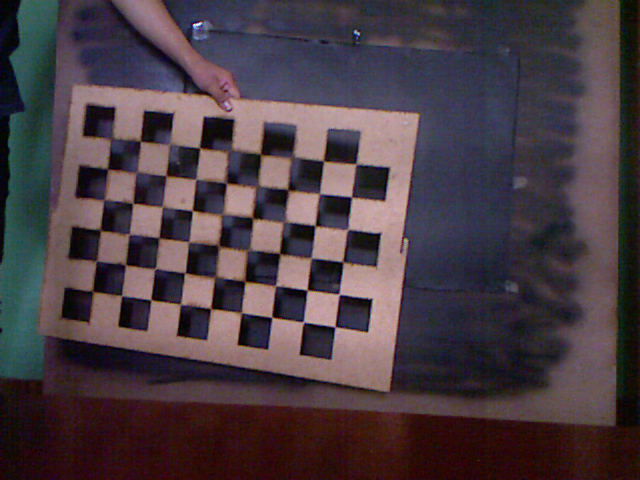
#> input picture src/test/errorProyeccionNuevaCam/images/rgb/image1.png, 640 x 480 px; its folder holds 4 pictures in this run
$ python errorProyeccionDepth2Thermal.py
#> lines starting #> are read from the running program, lines starting #| are printed output that depends on the picture; after the words box and inside, x2 and y2 are one past the last pixel; in counts of white or black regions, pixels touching at a corner belong together; long printed decimals are rounded; pictures that were not available may be replaced by others from this repository, and a replacement may not be noted
import matplotlib.pyplot as plt
import numpy as np
import cv2
from numpy.core.fromnumeric import _partition_dispatcher


def emultaedThermalImage(rgbImage):
    height, width = rgbImage.shape[:2]
    crop_img = rgbImage[100:height-100, 100:width-100]
    newImage = cv2.resize(
            crop_img, (int(width), int(height)), cv2.INTER_CUBIC)
    return newImage

def thermalToDepthImage(thermalImage):
    homographyThermalToRgb = np.array([
        [0.6871734366457675, 0.0014052801781046797, 99.59110485776192],
        [-0.00029236439381231206, 0.5845205173606985, 99.72055327863976],
        [-2.6274689270337406e-06, 4.4380963401159094e-06, 1.0]
    ])
    homographyRgbToDepth = np.array([
        [1.1264347327871989, -0.020191966907453385, -22.833704680474998],
        [0.012794018479444707, 1.0970015658849894, -37.00759031921894],
        [5.961239148951807e-05, -5.700641962301782e-05, 1.0]
    ])

    imageDst = cv2.warpPerspective(thermalImage,
                                   homographyThermalToRgb, thermalImage.shape[::-1][1:3])
    imageDst = cv2.warpPerspective(imageDst,
                                   homographyRgbToDepth, imageDst.shape[::-1][1:3])
    return imageDst


def findChessCorners(imageSrc, imageDst):
    patternDimensionsSrc = [7, 6]
    criteria = (cv2.TERM_CRITERIA_EPS +
                cv2.TERM_CRITERIA_MAX_ITER, 30, 0.001)
    corners2ImageSrc = []
    corners2ImageDst = []

    grayImageSrc = cv2.cvtColor(
        imageSrc, cv2.COLOR_BGR2GRAY)
    grayImageDst = cv2.cvtColor(
        imageDst, cv2.COLOR_BGR2GRAY)

    retImageSrc, cornersImageSrc = cv2.findChessboardCorners(
        grayImageSrc, (patternDimensionsSrc[1], patternDimensionsSrc[0]), cv2.CALIB_CB_NORMALIZE_IMAGE + cv2.CALIB_CB_ADAPTIVE_THRESH  + cv2.CALIB_CB_FILTER_QUADS)

    patternDimensionsDst = [9, 6]
    retImageDst, cornersImageDst = cv2.findChessboardCorners(
        grayImageDst, (patternDimensionsDst[1], patternDimensionsDst[0]), cv2.CALIB_CB_NORMALIZE_IMAGE + cv2.CALIB_CB_ADAPTIVE_THRESH  + cv2.CALIB_CB_FILTER_QUADS)

    if retImageSrc and retImageDst:
        corners2ImageSrc = cv2.cornerSubPix(
            grayImageSrc, cornersImageSrc, (11, 11), (-1, -1), criteria)
        corners2ImageDst = cv2.cornerSubPix(
            grayImageDst, cornersImageDst, (11, 11), (-1, -1), criteria)


    grayImageSrc = cv2.cvtColor(
        grayImageSrc, cv2.COLOR_GRAY2BGR)
    imageDraw1 = cv2.drawChessboardCorners(
        grayImageSrc, (patternDimensionsSrc[1], patternDimensionsSrc[0]),
        corners2ImageSrc, retImageSrc)

    newCornersSrc = corners2ImageSrc
    newCornersDst = corners2ImageDst[:-12]

    #patternDimensionsDst = [7,6]
    grayImageDst = cv2.cvtColor(
        grayImageDst, cv2.COLOR_GRAY2BGR)
    #imageDraw2 = cv2.drawChessboardCorners(
    #    grayImageDst, (patternDimensionsDst[1], patternDimensionsDst[0]),
    #    newCornersDst, retImageDst)

    for i in newCornersDst:
        x, y = i.ravel()
        cv2.circle(grayImageDst, (x, y), 3, (0, 0, 255), -1)
    for i in newCornersSrc:
        x, y = i.ravel()
        cv2.circle(grayImageDst, (x, y), 3, (50, 200, 50), -1)

    #cv2.imshow('imageDraw1', imageDraw1)
    #cv2.imshow('imageDraw2', grayImageDst)
    #cv2.waitKey(0)

    return (newCornersSrc, newCornersDst)


def startFindCorners(imagesSrc, imagesDst):
    pointsSrc = []
    pointsDst = []
    for which in range(len(imagesDst)):
        imageSrc = cv2.imread(imagesSrc[which])
#> imageSrc is the input picture: shape (480, 640, 3); mean B, G, R 67.3, 60.7, 73.7
        thermalImage = emultaedThermalImage(imageSrc)
#> in emultaedThermalImage, `crop_img = rgbImage[100:height-100, 100:width-100]`:
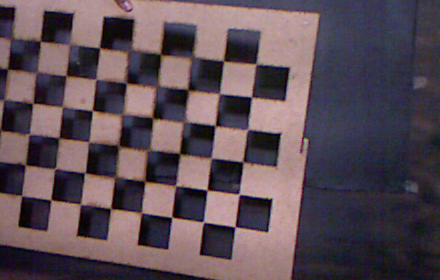
#> crop_img: shape (280, 440, 3); mean B, G, R 85.5, 77.5, 92.5
#> in emultaedThermalImage, `newImage = cv2.resize( crop_img, (int(width), int(height)), cv2.INTER_..`:
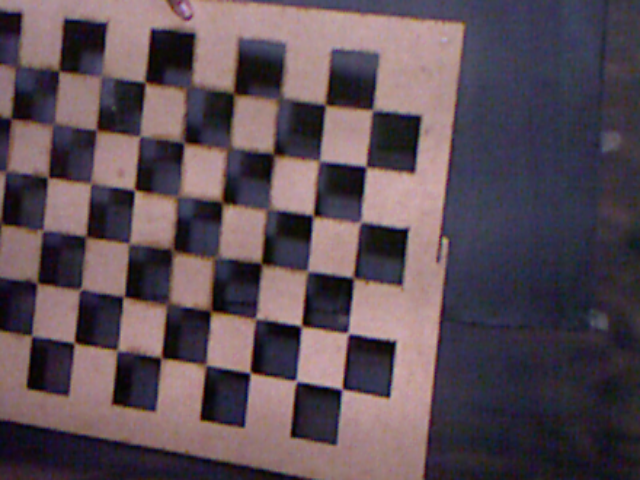
#> newImage: shape (480, 640, 3); mean B, G, R 85.4, 77.3, 92.4
        newImage = thermalToDepthImage(thermalImage)
#> in thermalToDepthImage, `imageDst = cv2.warpPerspective(imageDst, homographyRgbToDepth, imageDs..`:
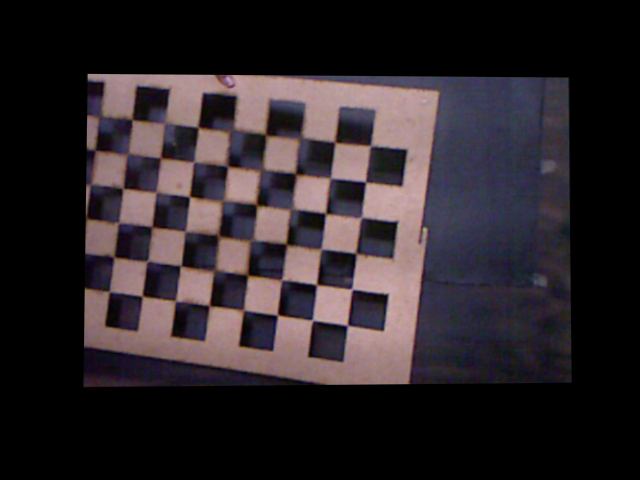
#> imageDst: shape (480, 640, 3); mean B, G, R 41.7, 37.8, 45.1
        imageDst = cv2.imread(imagesDst[which])

        psrc, pdst = findChessCorners(newImage, imageDst)
#> in findChessCorners, `retImageSrc, cornersImageSrc = cv2.findChessboardCorners( grayImageSrc..`: retImageSrc = True; cornersImageSrc = 42 rows, first 8: [142.1, 296.1], [147.3, 261.4], [152.1, 226], [156, 193], [160.7, 157.1], [164.5, 123.5], [175.6, 300.9], [180.8, 265.8]
#> in findChessCorners, `retImageDst, cornersImageDst = cv2.findChessboardCorners( grayImageDst..`: retImageDst = True; cornersImageDst = 54 rows, first 8: [92.19, 290.4], [96.51, 260.9], [100.8, 230.5], [103.9, 199.8], [107.1, 168.8], [112, 138.5], [121.6, 295.9], [125.5, 264.8]
#> in findChessCorners, `corners2ImageSrc = cv2.cornerSubPix( grayImageSrc, cornersImageSrc, (1..`: corners2ImageSrc = 42 rows, first 8: [142.2, 296.2], [147.5, 261.2], [152, 226.9], [156.4, 192.1], [160.6, 158.1], [165.6, 122.9], [175.5, 301.3], [180.8, 265.9]
#> in findChessCorners, `corners2ImageDst = cv2.cornerSubPix( grayImageDst, cornersImageDst, (1..`: corners2ImageDst = 54 rows, first 8: [92.67, 291.5], [96.59, 261], [100.3, 230.1], [104.1, 200.1], [107.6, 169], [111.9, 138.3], [121.6, 295.7], [125.5, 264.7]
#> in findChessCorners, `imageDraw1 = cv2.drawChessboardCorners( grayImageSrc, (patternDimensio..`:
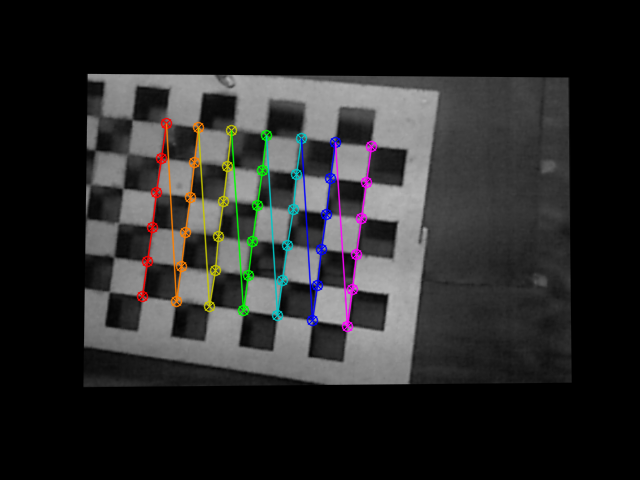
#> imageDraw1: shape (480, 640, 3); mean B, G, R 40.8, 41, 41.2
#> in findChessCorners, `newCornersSrc = corners2ImageSrc`: newCornersSrc has the same summary as corners2ImageSrc
#> in findChessCorners, `newCornersDst = corners2ImageDst[:-12]`: newCornersDst = 42 rows, first 8: [92.67, 291.5], [96.59, 261], [100.3, 230.1], [104.1, 200.1], [107.6, 169], [111.9, 138.3], [121.6, 295.7], [125.5, 264.7]
#> the loop in findChessCorners, `for i in newCornersDst:` made 42 passes
#> (x, y) on passes 1 to 12: (92.67, 291.5), (96.59, 261), (100.3, 230.1), (104.1, 200.1), (107.6, 169), (111.9, 138.3), (121.6, 295.7), (125.5, 264.7), (129.2, 234.5), (132.8, 203.2), (136.5, 172.4), (140.3, 140.9)
#> after the loop in findChessCorners, `for i in newCornersDst:`:
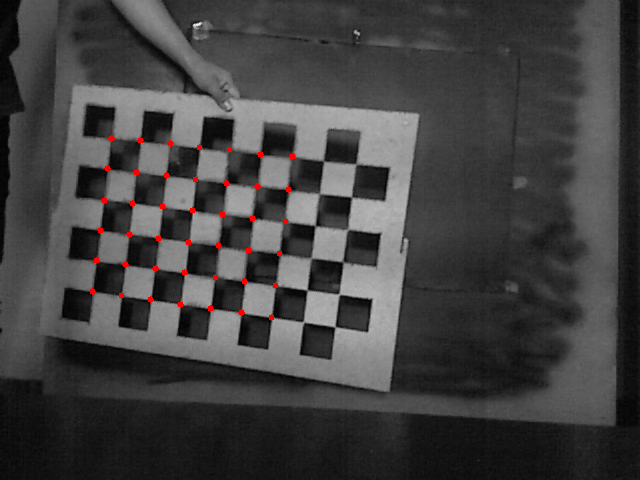
#> grayImageDst: shape (480, 640, 3); mean B, G, R 65.1, 65.1, 66.1
#> the loop in findChessCorners, `for i in newCornersSrc:` made 42 passes
#> (x, y) on passes 1 to 12: (142.2, 296.2), (147.5, 261.2), (152, 226.9), (156.4, 192.1), (160.6, 158.1), (165.6, 122.9), (175.5, 301.3), (180.8, 265.9), (185.4, 231.6), (189.5, 196.6), (193.6, 161.9), (198, 127.3)
#> after the loop in findChessCorners, `for i in newCornersSrc:`:
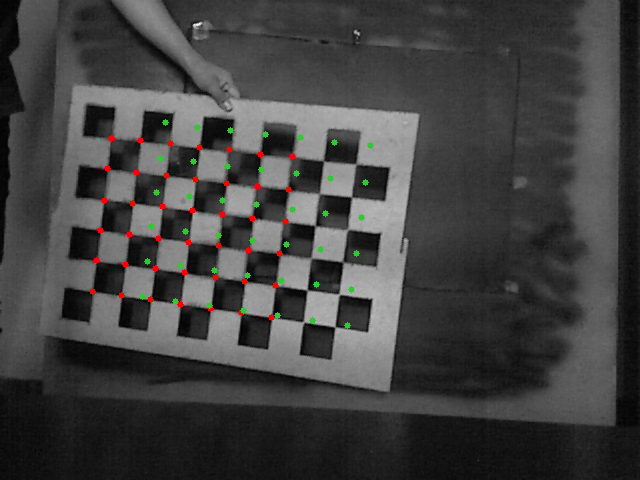
#> grayImageDst: shape (480, 640, 3); 0.4% of pixels changed, all inside (x1, y1, x2, y2) = (139, 119, 374, 329)
#> psrc has the same summary as corners2ImageSrc in findChessCorners; pdst has the same summary as newCornersDst in findChessCorners
        if isinstance(psrc, np.ndarray):
            pointsSrc.append(psrc)
            pointsDst.append(pdst)

    return (pointsSrc, pointsDst)


def getError(pointSrc, pointDst):
    totalError = 0
    errors = []
    for i in range(len(pointDst)):
        error = cv2.norm(
            pointSrc[i], pointDst[i], cv2.NORM_L2)/len(pointDst)
        errors.append(error)
        totalError += error
    error = totalError/len(errors)
    for index in range(len(errors)):
            print(errors[index])
            if errors[index] > error:
                    #os.remove(nameImages[index])
                    pass
    return (error, errors)


def getResult(pointsSrc, pointsDst):
    totalError, errors = getError(pointsSrc, pointsDst)
    print('total error: ', totalError)
    print(errors)
    nImages = np.linspace(0, len(errors)-1,  len(errors))
    print(nImages)
    plt.plot(nImages, errors)
    plt.title('Error de proyección')
    plt.xlabel('frame', fontsize=16)
    plt.ylabel('error', fontsize=16)
    plt.grid()
    plt.show()

if __name__ == "__main__":
    import glob

    pathThermalImage = '../modules/ExtrinsicCalibration/data/prueba/test2/thermal'
    pathRgbImage = 'imagesErrorProyeccion/im2/rgb'
    pathDepthImage = 'imagesErrorProyeccion/im2/depth'

    patternImagesSrc = glob.glob(pathRgbImage+"/*.png")
    patternImagesDst = glob.glob(pathDepthImage+"/*.png")

    pointsSrc, pointsDst = startFindCorners(patternImagesSrc, patternImagesDst)
#> pointsSrc = 1 item; pointsDst = 1 item
    getResult(pointsSrc, pointsDst)
#> the loop in getError, `for i in range(len(pointDst)):` made 1 pass
#> (error, totalError) on pass 1: (422.8, 422.8)
#> after the loop in getError, `for i in range(len(pointDst)):`: errors = [422.8]; totalError = 422.8
#> the loop in getError, `for index in range(len(errors)):` made 1 pass
#| 422.812
#> in getResult, `totalError, errors = getError(pointsSrc, pointsDst)`: errors = [422.8]
#| total error:  422.812
#| [422.812]
#> in getResult, `nImages = np.linspace(0, len(errors)-1,  len(errors))`: nImages = [0]
#| [0.]
#> in getResult, `plt.show()`:
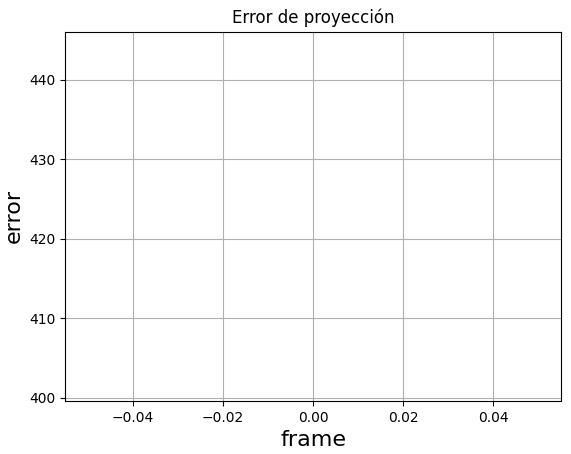
#> figure drawn by matplotlib, 1 panel

    # [14 lines of commented-out code are left out]
